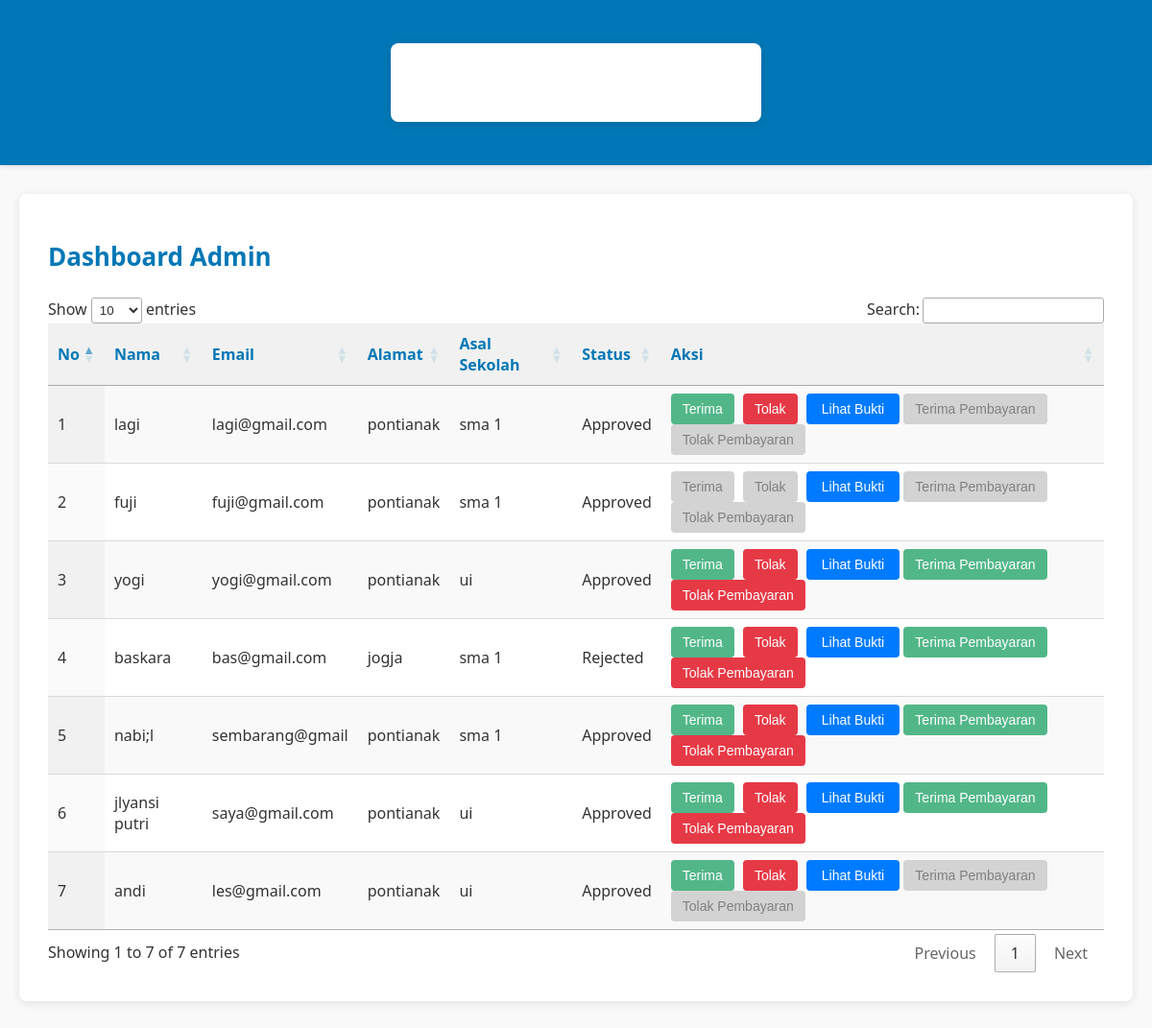
Screenshot of /dashboard_admin (signed in) with the database file from the repository.
### models.py (models this page shows)
class User(db.Model):
    id = db.Column(db.Integer, primary_key=True)
    name = db.Column(db.String(100), nullable=False)
    email = db.Column(db.String(100), unique=True, nullable=False)
    password = db.Column(db.String(100), nullable=False)
    address = db.Column(db.String(200))
    school = db.Column(db.String(100))
    birth_date = db.Column(db.Date)
    phone = db.Column(db.String(15))
    gender = db.Column(db.String(10))
    hobby = db.Column(db.String(100))
    parent_name = db.Column(db.String(100))
    parent_job = db.Column(db.String(100))
    ijazah = db.Column(db.String(200))  # Link ke file ijazah
    kk = db.Column(db.String(200))  # Link ke file kartu keluarga
    ijazah_confirmed = db.Column(db.Boolean, default=False)  # Status konfirmasi ijazah
    kk_confirmed = db.Column(db.Boolean, default=False)  # Status konfirmasi KK
    status = db.Column(db.String(20), default='Pending')  # Pending, Approved, Rejected
    created_at = db.Column(db.DateTime, default=datetime.utcnow)  # Waktu pendaftaran
    payment_status = db.Column(db.String(20), default='Pending')  # Pending, Approved, Rejected
    payment_proof = db.Column(db.String(200))  # Path ke file bukti pembayaran
    is_action_taken = db.Column(db.Boolean, default=False)  # True jika admin sudah mengambil tindakan
    is_payment_action_taken = db.Column(db.Boolean, default=False)  # True jika admin sudah mengambil tindakan pada pembayaran

### app.py (the view, shortened to what this page needs)
@app.route('/dashboard_admin', methods=['GET', 'POST'])
def dashboard_admin():
    if 'admin_id' not in session:
        flash('Anda harus login sebagai admin untuk mengakses halaman ini.')
        return redirect(url_for('login'))
    users = User.query.order_by(User.created_at.desc()).all()
    return render_template('dashboard_admin.html', users=users)

### templates/dashboard_admin.html (shortened to what this page needs)
<!DOCTYPE html>
<html>
<head>
    <link rel="stylesheet" type="text/css" href="{{ url_for('static', filename='css/admin.css') }}">
    <link rel="stylesheet" type="text/css" href="https://cdn.datatables.net/1.13.5/css/jquery.dataTables.min.css">
</head>
<body>
    <nav class="navbar">
        <div class="container">
            <div class="navbar-links">
                <a href="/" class="navbar-brand">Homepage</a>
                <a href="/dashboard_admin">Dashboard Admin</a>
                <a href="/logout">Logout</a>
            </div>
        </div>
    </nav>
    <div class="container">
        <h1>Dashboard Admin</h1>
        <table id="adminTable" class="display">
            <thead>
                <tr>
                    <th>No</th>
                    <th>Nama</th>
                    <th>Email</th>
                    <th>Alamat</th>
                    <th>Asal Sekolah</th>
                    <th>Status</th>
                    <th>Aksi</th>
                </tr>
            </thead>
            <tbody>
                {% for user in users %}
                <tr>
                    <td>{{ loop.index }}</td>
                    <td>{{ user.name }}</td>
                    <td>{{ user.email }}</td>
                    <td>{{ user.address or 'Belum diisi' }}</td>
                    <td>{{ user.school or 'Belum diisi' }}</td>
                    <td>{{ user.status }}</td>
                    <td>
                        <form method="POST" action="{{ url_for('dashboard_admin') }}" style="display: inline;">
                            <button type="submit" name="action" value="approve" class="btn btn-green"
                                {% if user.is_action_taken %}disabled{% endif %}>Terima</button>
                            <button type="submit" name="action" value="reject" class="btn btn-red"
                                {% if user.is_action_taken %}disabled{% endif %}>Tolak</button>
                        </form>
                        {% if user.payment_proof %}
                            <button onclick="viewPaymentProof('{{ url_for('static', filename=user.payment_proof) }}', {{ user.id }})"
                                class="btn btn-blue">Lihat Bukti</button>
                            <form method="POST" action="{{ url_for('dashboard_admin') }}" style="display: inline;">
                                <button type="submit" name="action" value="approve_payment" class="btn btn-green"
                                    {% if user.is_payment_action_taken %}disabled{% endif %}>Terima Pembayaran</button>
                                <button type="submit" name="action" value="reject_payment" class="btn btn-red"
                                    {% if user.is_payment_action_taken %}disabled{% endif %}>Tolak Pembayaran</button>
                            </form>
                        {% else %}
                            <p>Belum ada bukti pembayaran</p>
                        {% endif %}
                    </td>
                </tr>
                {% endfor %}
            </tbody>
        </table>
    </div>
</body>
</html>

### static/css/admin.css (style rules this page uses)
body { background-color: #f9f9f9; color: #333; font-family: 'Segoe UI', sans-serif; margin: 0; padding: 0; }
.navbar { background-color: #0077b6; padding: 15px 30px; display: flex; justify-content: space-between; align-items: center; color: #ffffff; box-shadow: 0 2px 4px rgba(0, 0, 0, 0.1); }
.navbar a { color: #ffffff; text-decoration: none; margin-right: 15px; font-weight: 500; }
.container { max-width: 1100px; margin: 30px auto; background: #ffffff; padding: 30px; border-radius: 8px; box-shadow: 0 2px 10px rgba(0, 0, 0, 0.1); }
.container h1 { margin-bottom: 25px; font-size: 26px; color: #0077b6; }
table { width: 100%; border-collapse: collapse; margin-top: 20px; color: #333; }
thead { background-color: #f1f1f1; color: #0077b6; }
thead th { padding: 12px; text-align: left; font-weight: 600; }
tbody tr { border-bottom: 1px solid #ddd; }
tbody tr:nth-child(even) { background-color: #f9f9f9; }
tbody td { padding: 12px; }
button[type="submit"] { padding: 8px 12px; margin-right: 5px; border: none; border-radius: 4px; color: white; cursor: pointer; font-size: 14px; transition: background-color 0.2s; }
button[name="action"][value="approve"] { background-color: #52b788; color: white; }
button[name="action"][value="reject"] { background-color: #e63946; color: white; }
button[name="action"][value="approve_payment"] { background-color: #52b788; }
button[name="action"][value="reject_payment"] { background-color: #e63946; }
button { padding: 8px 16px; border: none; border-radius: 4px; cursor: pointer; font-size: 14px; transition: background-color 0.2s; }
button[name="action"][value="approve"]:disabled, button[name="action"][value="reject"]:disabled, button[name="action"][value="approve_payment"]:disabled, button[name="action"][value="reject_payment"]:disabled { background-color: #d3d3d3; color: #808080; cursor: not-allowed; }
button.btn-blue { background-color: #007bff; color: white; cursor: pointer; }

### rows the page displays
User: name "lagi", email "lagi@gmail.com", address "pontianak", school "sma 1", status "Approved"
User: name "fuji", email "fuji@gmail.com", address "pontianak", school "sma 1", status "Approved"
User: name "yogi", email "yogi@gmail.com", address "pontianak", school "ui", status "Approved"
User: name "baskara", email "bas@gmail.com", address "jogja", school "sma 1", status "Rejected"
User: name "nabi;l", email "sembarang@gmail", address "pontianak", school "sma 1", status "Approved"
User: name "jlyansi putri", email "saya@gmail.com", address "pontianak", school "ui", status "Approved"
User: name "andi", email "les@gmail.com", address "pontianak", school "ui", status "Approved"
